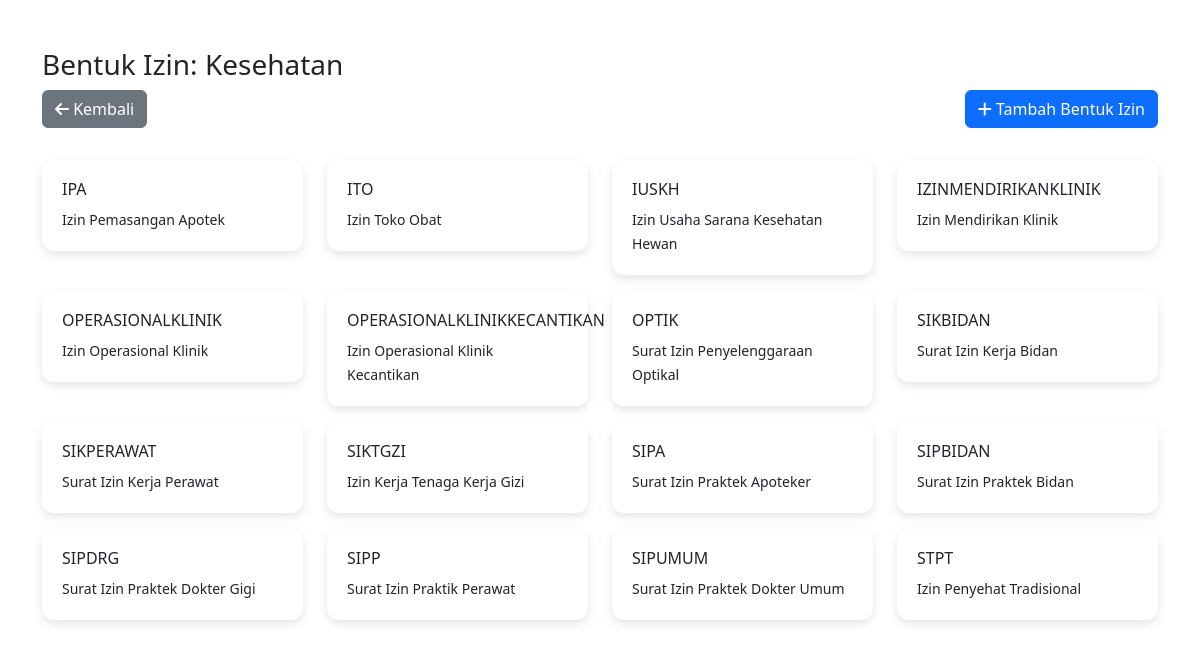
Page /bentukizin.php?jenis_izin_id=2 (signed in) on the committed database.
### tables this page shows
CREATE TABLE `jenis_izin` (
  `id` int(11) NOT NULL,
  `nama` varchar(255) NOT NULL,
  `deskripsi` text DEFAULT NULL,
  `created_at` timestamp NOT NULL DEFAULT current_timestamp()
);

CREATE TABLE `bentuk_izin` (
  `id` int(11) NOT NULL,
  `jenis_izin_id` int(11) NOT NULL,
  `nama` varchar(255) NOT NULL,
  `deskripsi` text DEFAULT NULL,
  `created_at` timestamp NOT NULL DEFAULT current_timestamp()
);

### bentukizin.php (the view, shortened to what this page needs)
<?php
$host="localhost"; $user="root"; $pass=""; $db="arsip_dpmptsp";
$conn=new mysqli($host,$user,$pass,$db);
$jenis_izin_id = intval($_GET['jenis_izin_id']);
$jenis_izin = $conn->query("SELECT * FROM jenis_izin WHERE id=$jenis_izin_id")->fetch_assoc();
$result=$conn->query("SELECT * FROM bentuk_izin WHERE jenis_izin_id=$jenis_izin_id ORDER BY nama ASC");
$bentuk_izin_list=[];
while($row=$result->fetch_assoc()) $bentuk_izin_list[]=$row;
?>
<!DOCTYPE html>
<html lang="id">
<head>
<link href="https://cdn.jsdelivr.net/npm/bootstrap@5.3.2/dist/css/bootstrap.min.css" rel="stylesheet">
<link href="https://cdnjs.cloudflare.com/ajax/libs/font-awesome/6.4.0/css/all.min.css" rel="stylesheet">
</head>
<body>
<div class="container mt-5">
<h3>Bentuk Izin: <?= htmlspecialchars($jenis_izin['nama']) ?></h3>
<a href="jenis_izin.php" class="btn btn-secondary mb-3"><i class="fa fa-arrow-left"></i> Kembali</a>
<button class="btn btn-primary mb-3 float-end" onclick="openModal(0,'','');"><i class="fa fa-plus"></i> Tambah Bentuk Izin</button>
<div class="row mt-3">
<?php foreach($bentuk_izin_list as $bentuk): ?>
<div class="col-md-3 mb-3">
<div class="card-bentuk">
<h6><?= htmlspecialchars($bentuk['nama']) ?></h6>
<small><?= htmlspecialchars($bentuk['deskripsi']) ?></small>
</div>
</div>
<?php endforeach; ?>
</div>
</div>
</body>
</html>

### bentukizin.php (style rules this page uses)
.card-bentuk { background:white; border-radius:12px; padding:20px; position:relative; cursor:pointer; box-shadow:0 4px 10px rgba(0,0,0,0.1); transition:0.3s; }

### rows in the picture
jenis_izin: nama "Kesehatan"
bentuk_izin: nama "IPA", deskripsi "Izin Pemasangan Apotek"
bentuk_izin: nama "ITO", deskripsi "Izin Toko Obat"
bentuk_izin: nama "IUSKH", deskripsi "Izin Usaha Sarana Kesehatan Hewan"
bentuk_izin: nama "IZINMENDIRIKANKLINIK", deskripsi "Izin Mendirikan Klinik"
bentuk_izin: nama "OPERASIONALKLINIK", deskripsi "Izin Operasional Klinik"
bentuk_izin: nama "OPERASIONALKLINIKKECANTIKAN", deskripsi "Izin Operasional Klinik Kecantikan"
bentuk_izin: nama "OPTIK", deskripsi "Surat Izin Penyelenggaraan Optikal"
bentuk_izin: nama "SIKBIDAN", deskripsi "Surat Izin Kerja Bidan"
bentuk_izin: nama "SIKPERAWAT", deskripsi "Surat Izin Kerja Perawat"
bentuk_izin: nama "SIKTGZI", deskripsi "Izin Kerja Tenaga Kerja Gizi"
bentuk_izin: nama "SIPA", deskripsi "Surat Izin Praktek Apoteker"
bentuk_izin: nama "SIPBIDAN", deskripsi "Surat Izin Praktek Bidan"
bentuk_izin: nama "SIPDRG", deskripsi "Surat Izin Praktek Dokter Gigi"
bentuk_izin: nama "SIPP", deskripsi "Surat Izin Praktik Perawat"
bentuk_izin: nama "SIPUMUM", deskripsi "Surat Izin Praktek Dokter Umum"
bentuk_izin: nama "STPT", deskripsi "Izin Penyehat Tradisional"
